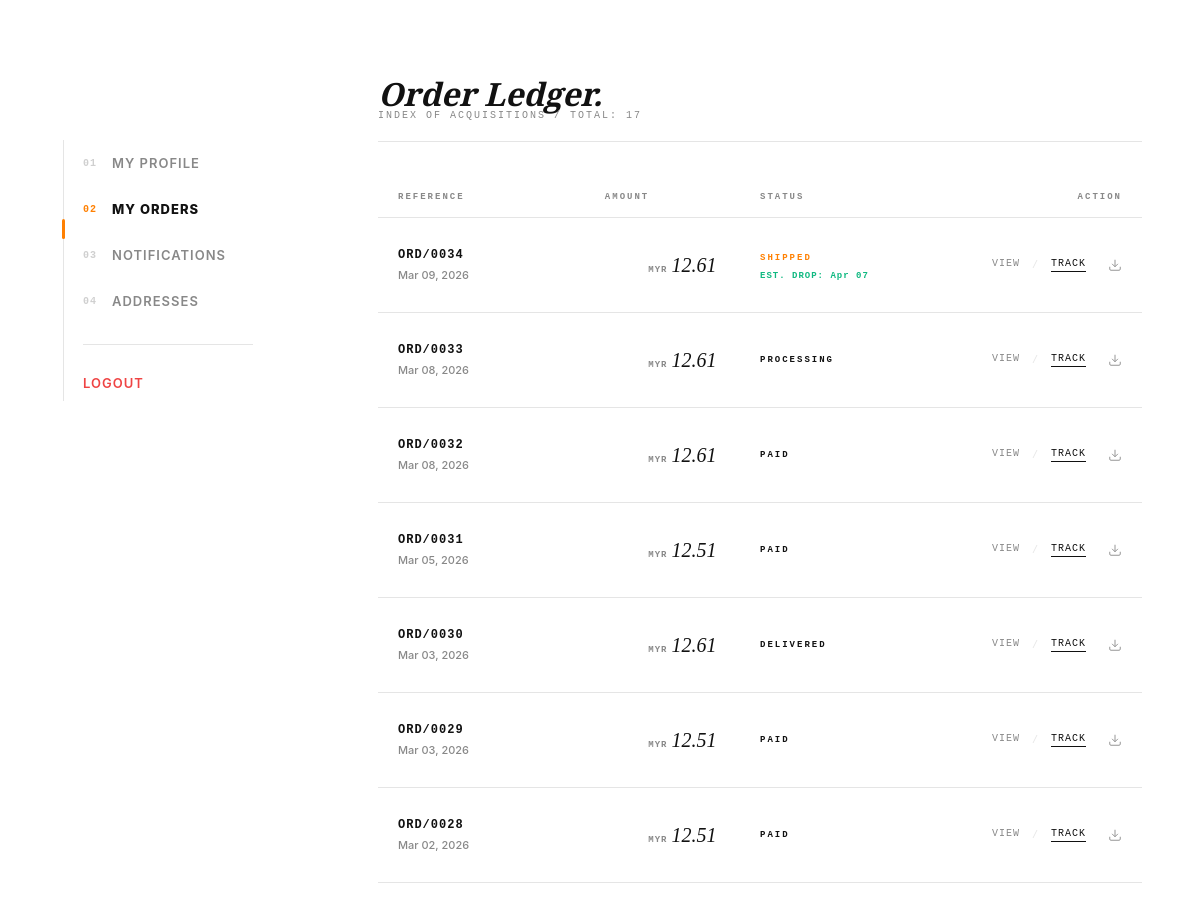
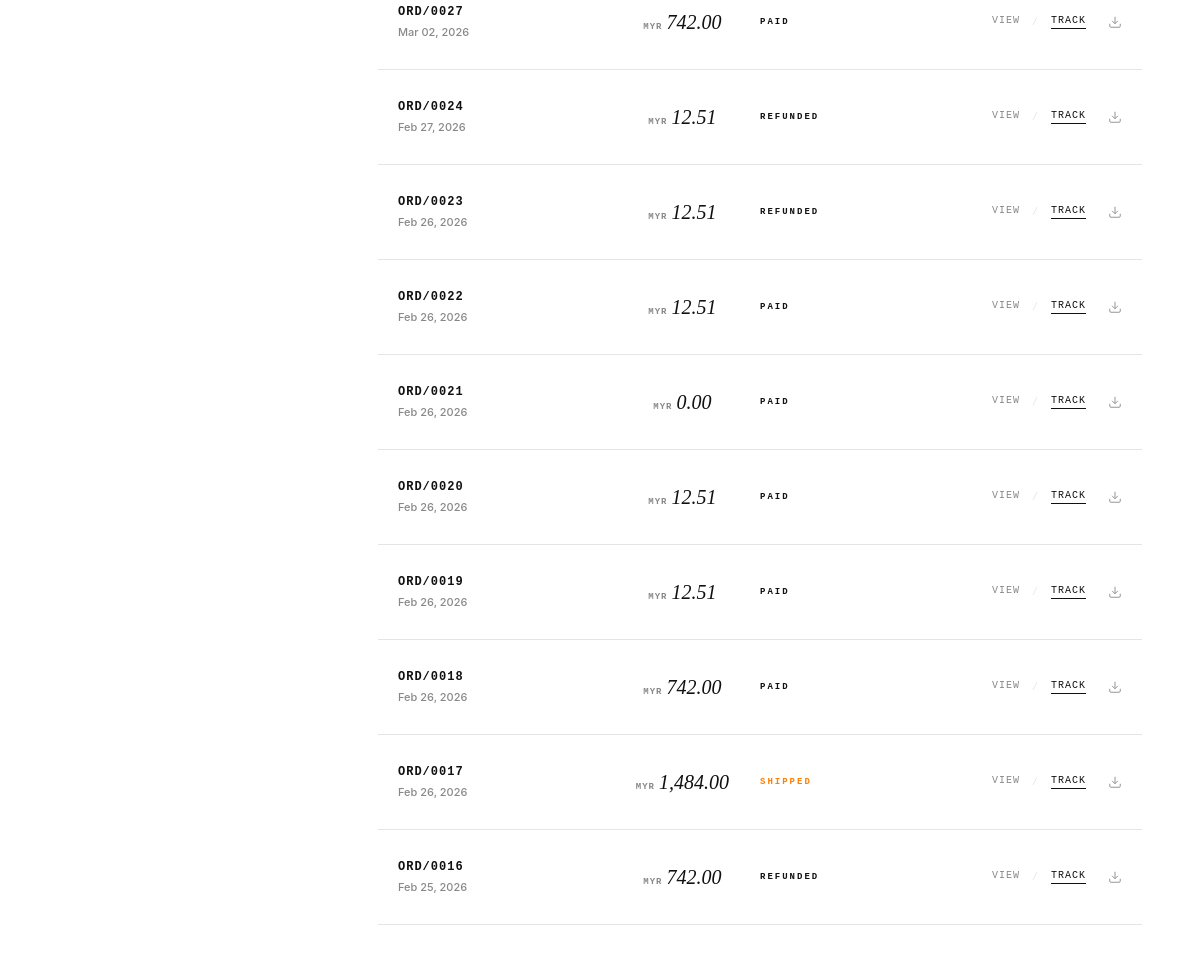
/client/my-orders.php (signed in), run on the app's committed database (2 pictures, top to bottom).
### tables this page shows
CREATE TABLE `orders` (
  `id` int(11) NOT NULL,
  `user_id` int(11) NOT NULL,
  `total_price` decimal(10,2) NOT NULL,
  `shipping_amount` decimal(10,2) DEFAULT 0.00,
  `status` varchar(20) DEFAULT 'Paid',
  `created_at` datetime DEFAULT current_timestamp(),
  `delivery_request` tinyint(1) DEFAULT 0,
  `estimated_delivery` date DEFAULT NULL
);

### client/my-orders.php (the view, shortened to what this page needs)
<?php
$user_id = $_SESSION['user_id'];
$orders_query = mysqli_query($conn, "SELECT * FROM orders WHERE user_id = '$user_id' ORDER BY created_at DESC");
?>
<main class="profile-page">
    <div class="container profile-grid">
        <aside class="profile-sidebar">
            <nav class="side-nav-transparent" id="luxury-side-nav">
                <div class="nav-tracker" id="nav-tracker"></div>
                <a href="profile.php" class="nav-link"><span>01</span> My Profile</a>
                <a href="my-orders.php" class="nav-link active"><span>02</span> My Orders</a>
                <a href="notification.php" class="nav-link">
                    <span>03</span> Notifications
                </a>
                <a href="addresses.php" class="nav-link"><span>04</span> Addresses</a>
                <hr class="nav-divider">
                <a href="logout.php" class="logout-link">Logout</a>
            </nav>
        </aside>
        <section class="profile-main">
            <div id="editorial-paper-wrapper">
                <header class="editorial-header fade-up" style="--delay: 1">
                    <div class="header-inner">
                        <h2 class="title-serif">Order Ledger.</h2>
                        <p class="subtitle-mono">INDEX OF ACQUISITIONS / TOTAL: <?php echo str_pad(mysqli_num_rows($orders_query), 2, '0', STR_PAD_LEFT); ?></p>
                    </div>
                </header>
                <div class="ledger-container">
                    <?php if (mysqli_num_rows($orders_query) > 0): ?>
                        <div class="ledger-header-row fade-up" style="--delay: 2">
                            <div class="lh-col">REFERENCE</div>
                            <div class="lh-col">AMOUNT</div>
                            <div class="lh-col">STATUS</div>
                            <div class="lh-col text-right">ACTION</div>
                        </div>
                        <?php
                        $i = 2;
                        while($order = mysqli_fetch_assoc($orders_query)):
                            $i++;
                            $status_class = strtolower(str_replace(' ', '-', $order['status']));
                        ?>
                        <div class="editorial-ledger-row fade-up" style="--delay: <?php echo $i; ?>">
                            <div class="el-col col-info">
                                <a href="order-details.php?id=<?php echo $order['id']; ?>" class="ref-link">
                                    ORD/<?php echo str_pad($order['id'], 4, '0', STR_PAD_LEFT); ?>
                                </a>
                                <p class="ledger-date"><?php echo date('M d, Y', strtotime($order['created_at'])); ?></p>
                            </div>
                            <div class="el-col col-amount">
                                <span class="currency">MYR</span> <span class="amount-serif"><?php echo number_format($order['total_price'], 2); ?></span>
                            </div>
                            <div class="el-col col-status">
                                <div class="status-label <?php echo $status_class; ?>">
                                    <?php echo strtoupper($order['status']); ?>
                                </div>
                                <?php if($order['status'] === 'Shipped' && !empty($order['estimated_delivery'])): ?>
                                    <div class="eta-stamp">EST. DROP: <?php echo date('M d', strtotime($order['estimated_delivery'])); ?></div>
                                <?php endif; ?>
                            </div>
                            <div class="el-col col-actions">
                                <a href="order-details.php?id=<?php echo $order['id']; ?>" class="link-editorial text-muted">View</a>
                                <span class="link-separator">/</span>
                                <a href="track-order.php?id=<?php echo $order['id']; ?>" class="link-editorial text-dark">Track</a>
                                <a href="invoice.php?id=<?php echo $order['id']; ?>" target="_blank" class="icon-link-editorial" title="Download Invoice">
                                    <svg viewBox="0 0 24 24" fill="none" stroke="currentColor" stroke-width="1.5"><path d="M21 15v4a2 2 0 0 1-2 2H5a2 2 0 0 1-2-2v-4"></path><polyline points="7 10 12 15 17 10"></polyline><line x1="12" y1="15" x2="12" y2="3"></line></svg>
                                </a>
                            </div>
                        </div>
                        <?php endwhile; ?>
                    <?php endif; ?>
                </div>
            </div>
        </section>
    </div>
</main>

### data on the page
orders: id "0034", created_at "Mar 09, 2026", total_price "12.61", status "SHIPPED", estimated_delivery "Apr 07"
orders: id "0033", created_at "Mar 08, 2026", total_price "12.61", status "PROCESSING"
orders: id "0032", created_at "Mar 08, 2026", total_price "12.61", status "PAID"
orders: id "0031", created_at "Mar 05, 2026", total_price "12.51", status "PAID"
orders: id "0030", created_at "Mar 03, 2026", total_price "12.61", status "DELIVERED"
orders: id "0029", created_at "Mar 03, 2026", total_price "12.51", status "PAID"
orders: id "0028", created_at "Mar 02, 2026", total_price "12.51", status "PAID"
orders: id "0027", created_at "Mar 02, 2026", total_price "742.00", status "PAID"
orders: id "0024", created_at "Feb 27, 2026", total_price "12.51", status "REFUNDED"
orders: id "0023", created_at "Feb 26, 2026", total_price "12.51", status "REFUNDED"
orders: id "0022", created_at "Feb 26, 2026", total_price "12.51", status "PAID"
orders: id "0021", created_at "Feb 26, 2026", total_price "0.00", status "PAID"
orders: id "0020", created_at "Feb 26, 2026", total_price "12.51", status "PAID"
orders: id "0019", created_at "Feb 26, 2026", total_price "12.51", status "PAID"
orders: id "0018", created_at "Feb 26, 2026", total_price "742.00", status "PAID"
orders: id "0017", created_at "Feb 26, 2026", total_price "1,484.00", status "SHIPPED"
orders: id "0016", created_at "Feb 25, 2026", total_price "742.00", status "REFUNDED"

### other printed values
str_pad(mysqli_num_rows($orders_query), 2, '0', STR_PAD_LEFT) "17"
